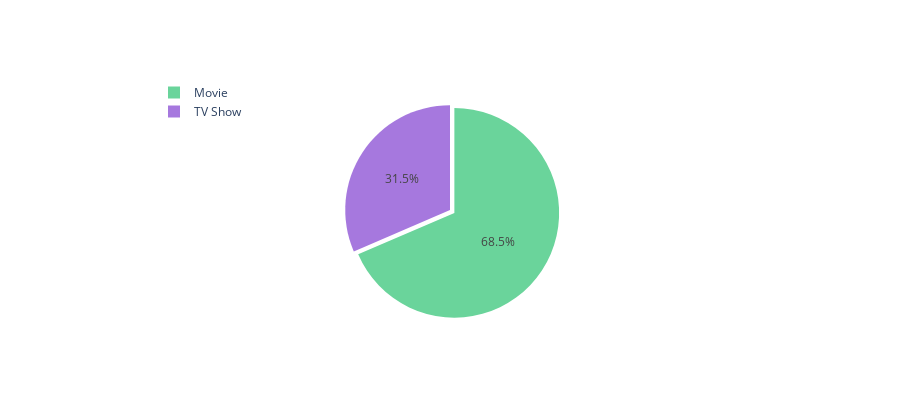

The code cell stored with this chart in its notebook:
### Markdown cell above
# Type

### Code cell
# Visualizando a porcentagem em relação ao tipo de conteúdo 
col = "type"
grouped = ntf[col].value_counts().reset_index()
grouped = grouped.rename(columns = {col : "count", "index" : col})

## plot
trace = go.Pie(labels=grouped[col], values=grouped['count'], pull=[0.05, 0], marker=dict(colors=["#6ad49b", "#a678de"]))
layout = go.Layout(title="", height=400, legend=dict(x=0.1, y=1.1))
fig = go.Figure(data = [trace], layout = layout)
iplot(fig)

### Figure 1 — Plotly figure (JSON) as saved in the notebook; plotly's stock layout.template omitted (floating-point values rounded to 4 significant figures)
{"data": [{"labels": ["Movie", "TV Show"], "marker": {"colors": ["#6ad49b", "#a678de"]}, "pull": [0.05, 0], "type": "pie", "values": [4264, 1959]}], "layout": {"height": 400, "legend": {"x": 0.1, "y": 1.1}, "title": {"text": ""}}}
